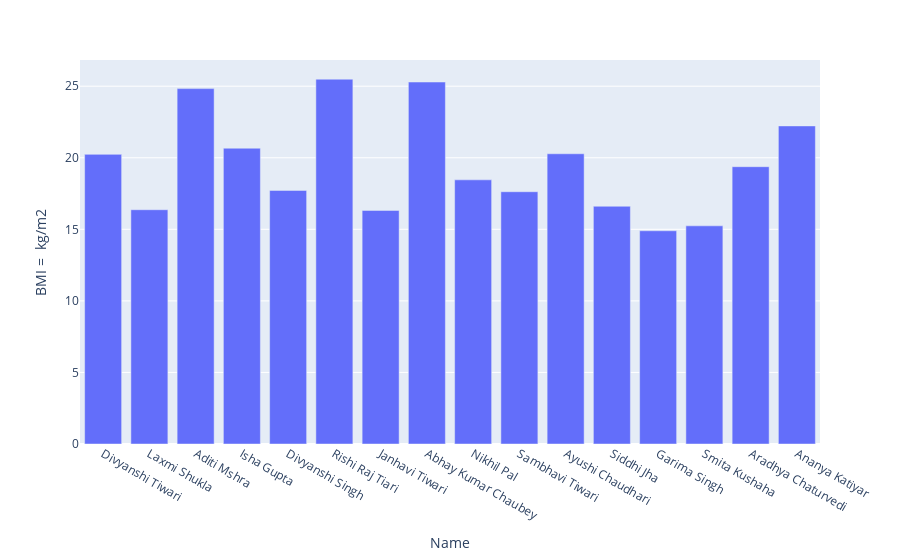

The cell this chart's notebook holds for it:
### Code cell
fig = px.bar(df, x = 'Name', y = 'BMI =  kg/m2')
fig.show()

### Figure 1 — Plotly figure (JSON) as saved in the notebook; plotly's stock layout.template omitted (floating-point values rounded to 4 significant figures)
{"data": [{"alignmentgroup": "True", "hovertemplate": "Name=%{x}<br>BMI =  kg/m2=%{y}<extra></extra>", "legendgroup": "", "marker": {"color": "#636efa", "pattern": {"shape": ""}}, "name": "", "offsetgroup": "", "orientation": "v", "showlegend": false, "textposition": "auto", "type": "bar", "x": ["Divyanshi Tiwari", "Laxmi Shukla", "Aditi Mshra", "Isha Gupta", "Divyanshi Singh", "Rishi Raj Tiari", "Janhavi Tiwari", "Abhay Kumar Chaubey", "Nikhil Pal", "Sambhavi Tiwari", "Ayushi Chaudhari", "Siddhi Jha", "Garima Singh", "Smita Kushaha", "Aradhya Chaturvedi", "Ananya Katiyar"], "xaxis": "x", "y": [20.24, 16.37, 24.83, 20.67, 17.72, 25.49, 16.32, 25.29, 18.46, 17.63, 20.28, 16.61, 14.9, 15.24, 19.38, 22.23], "yaxis": "y"}], "layout": {"barmode": "relative", "legend": {"tracegroupgap": 0}, "margin": {"t": 60}, "xaxis": {"anchor": "y", "domain": [0, 1], "title": {"text": "Name"}}, "yaxis": {"anchor": "x", "domain": [0, 1], "title": {"text": "BMI =  kg/m2"}}}}
